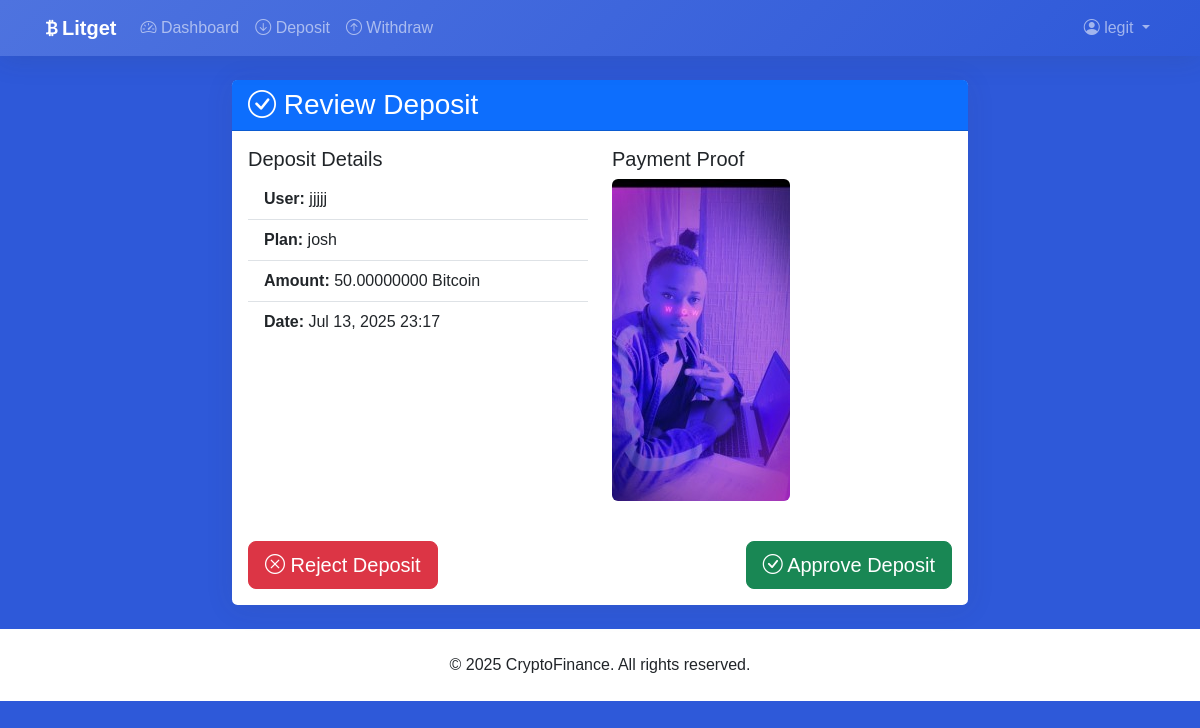
Page /approve-deposit/25/ (signed in) on the committed database.
### myapp/models.py (models this page shows, shortened)
class User(AbstractUser):
    balance = models.DecimalField(max_digits=20, decimal_places=8, default=0)
    hide_balance = models.BooleanField(default=False)
    referral_code = models.UUIDField(default=uuid.uuid4, editable=True, unique=True)
    referred_by = models.ForeignKey('self', null=True, blank=True, on_delete=models.SET_NULL, related_name='referrals')
    total_earned = models.DecimalField(max_digits=20, decimal_places=8, default=0)
    groups = models.ManyToManyField(
        Group,
        verbose_name='groups',
        blank=True,
        help_text='The groups this user belongs to.',
        related_name="custom_user_set",  # Changed from default
        related_query_name="user",
    )
    user_permissions = models.ManyToManyField(
        Permission,
        verbose_name='user permissions',
        blank=True,
        help_text='Specific permissions for this user.',
        related_name="custom_user_set",  # Changed from default
        related_query_name="user",
    )

class Deposit(models.Model):
    STATUS_CHOICES = (
        ('PENDING', 'Pending'),
        ('APPROVED', 'Approved'),
        ('REJECTED', 'Rejected'),
    )
    user = models.ForeignKey(User, on_delete=models.CASCADE)
    plan = models.ForeignKey(DepositPlan,  on_delete=models.CASCADE, blank=True,null=True)
    amount = models.DecimalField(max_digits=20, decimal_places=8, validators=[MinValueValidator(Decimal('0.00000001'))])
    wallet_type = models.CharField(max_length=10, choices=WalletAddress.WALLET_TYPES)
    proof = models.ImageField(upload_to='deposit_proofs/')
    status = models.CharField(max_length=10, choices=STATUS_CHOICES, default='PENDING')
    created_at = models.DateTimeField(auto_now_add=True)
    approved_at = models.DateTimeField(null=True, blank=True)
    transaction_hash = models.CharField(max_length=100, blank=True, null=True)

class DepositPlan(models.Model):
    name = models.CharField(max_length=100)
    daily_percentage = models.DecimalField(max_digits=5, decimal_places=2)
    referral_percentage = models.DecimalField(max_digits=5, decimal_places=2)
    min_amount = models.DecimalField(max_digits=20, decimal_places=8)
    max_amount = models.DecimalField(max_digits=20, decimal_places=8, null=True, blank=True)
    is_active = models.BooleanField(default=True)

### myapp/views.py (the view, shortened to what this page needs)
# urls.py: path('approve-deposit/<int:deposit_id>/', admin_approve_deposit, name='admin_approve_deposit'),
@login_required
def admin_approve_deposit(request, deposit_id):
    if not request.user.is_staff:
        return HttpResponseForbidden()
    deposit = Deposit.objects.get(id=deposit_id)
    return render(request, 'myapp/admin_approve_deposit.html', {'deposit': deposit})

### myapp/templates/myapp/admin_approve_deposit.html (shortened to what this page needs)
{% extends 'myapp/base.html' %}
{% block content %}
<div class="row justify-content-center">
    <div class="col-lg-8">
        <div class="card">
            <div class="card-header bg-primary text-white">
                <h3 class="mb-0"><i class="bi bi-check-circle"></i> Review Deposit</h3>
            </div>
            <div class="card-body">
                <div class="row mb-4">
                    <div class="col-md-6">
                        <h5>Deposit Details</h5>
                        <ul class="list-group list-group-flush">
                            <li class="list-group-item">
                                <strong>User:</strong> {{ deposit.user.username }}
                            </li>
                            <li class="list-group-item">
                                <strong>Plan:</strong> {{ deposit.plan.name }}
                            </li>
                            <li class="list-group-item">
                                <strong>Amount:</strong> {{ deposit.amount|floatformat:8 }} {{ deposit.get_wallet_type_display }}
                            </li>
                            <li class="list-group-item">
                                <strong>Date:</strong> {{ deposit.created_at|date:"M d, Y H:i" }}
                            </li>
                        </ul>
                    </div>
                    <div class="col-md-6">
                        <h5>Payment Proof</h5>
                        {% if deposit.proof %}
                        <img src="{{ deposit.proof.url }}" alt="Deposit Proof" class="img-fluid rounded mb-3">
                        {% else %}
                        <div class="alert alert-warning">No proof uploaded</div>
                        {% endif %}
                    </div>
                </div>
                <form method="post">
                    <div class="d-flex justify-content-between">
                        <button type="submit" name="action" value="reject" class="btn btn-danger btn-lg">
                            <i class="bi bi-x-circle"></i> Reject Deposit
                        </button>
                        <button type="submit" name="action" value="approve" class="btn btn-success btn-lg">
                            <i class="bi bi-check-circle"></i> Approve Deposit
                        </button>
                    </div>
                </form>
            </div>
        </div>
    </div>
</div>
{% endblock %}

### myapp/templates/myapp/base.html (shortened to what this page needs)
<!DOCTYPE html>
<html lang="en">
<head>
    <link href="https://cdn.jsdelivr.net/npm/bootstrap@5.3.0/dist/css/bootstrap.min.css" rel="stylesheet">
    <link rel="stylesheet" href="https://cdn.jsdelivr.net/npm/bootstrap-icons@1.10.0/font/bootstrap-icons.css">
</head>
<body>
    <nav class="navbar navbar-expand-lg navbar-dark sticky-top">
        <div class="container">
            <a class="navbar-brand fw-bold" href="{% url 'dashboard' %}">
                <i class="bi bi-currency-bitcoin"></i>Litget
            </a>
            <div class="collapse navbar-collapse" id="navbarNav">
                <ul class="navbar-nav me-auto">
                    {% if user.is_authenticated %}
                        <li class="nav-item">
                            <a class="nav-link" href="{% url 'dashboard' %}">
                                <i class="bi bi-speedometer2"></i> Dashboard
                            </a>
                        </li>
                        <li class="nav-item">
                            <a class="nav-link" href="{% url 'create_deposit' %}">
                                <i class="bi bi-arrow-down-circle"></i> Deposit
                            </a>
                        </li>
                        <li class="nav-item">
                            <a class="nav-link" href="{% url 'create_withdrawal' %}">
                                <i class="bi bi-arrow-up-circle"></i> Withdraw
                            </a>
                        </li>
                    {% endif %}
                </ul>
                <ul class="navbar-nav">
                    {% if user.is_authenticated %}
                        <li class="nav-item dropdown">
                            <a class="nav-link dropdown-toggle" href="#" id="navbarDropdown" role="button" data-bs-toggle="dropdown">
                                <i class="bi bi-person-circle"></i> {{ user.username }}
                            </a>
                        </li>
                    {% endif %}
                </ul>
            </div>
        </div>
    </nav>
    <main class="container py-4">
        {% block content %}{% endblock %}
    </main>
    <footer class="py-4 mt-auto bg-white">
        <div class="container text-center">
            <p class="mb-0">&copy; {% now "Y" %} CryptoFinance. All rights reserved.</p>
        </div>
    </footer>
</body>
</html>

### myapp/templates/myapp/base.html (style rules this page uses)
:root { --primary: #4e73df; --secondary: #2e59d9; --success: #1cc88a; --info: #36b9cc; --warning: #f6c23e; --danger: #e74a3b; --light: #f8f9fc; --dark: #0c0c0c; }
body { background-color: var(--secondary); font-family: 'Nunito', sans-serif; }
.navbar { background: linear-gradient(135deg, var(--primary) 0%, var(--secondary) 100%); box-shadow: 0 0.15rem 1.75rem 0 rgba(58, 59, 69, 0.15); }
.card { border: none; border-radius: 0.35rem; box-shadow: 0 0.15rem 1.75rem 0 rgba(58, 59, 69, 0.1); transition: all 0.3s ease; }

### rows in the picture
User: username "legit"
Deposit: user.username "jjjjj", plan.name "josh", amount "50.00000000", wallet_type "Bitcoin", created_at "Jul 13, 2025 23:17", proof (picture)
